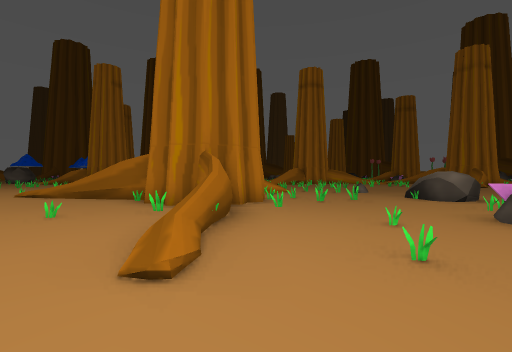
view 1 (above)

21 first-person views from a walk through a 3-D level made in the Godot game engine. The camera is 1.3 m above the floor, looks level and sees 85° across. The floor is counted in squares, 2 m on a side. Each view is taken from the middle of a square. On the plan, view 1 faces up. The plan holds only what a view shows up to about 9 squares ahead; the rest is blank. The place goes on beyond the plan. Flat picture figures and markers are not drawn. Characters and animated objects are left out. Some surface patterns are stand-ins.

view 2
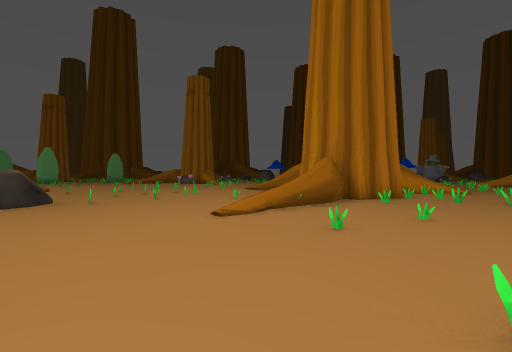

view 3
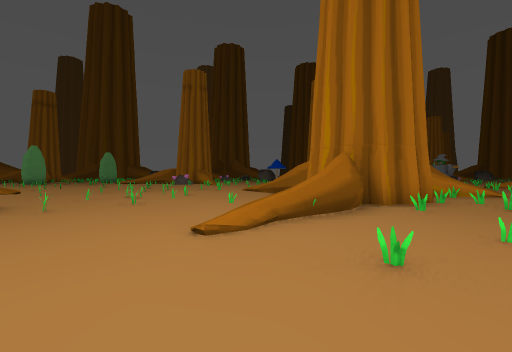

view 4
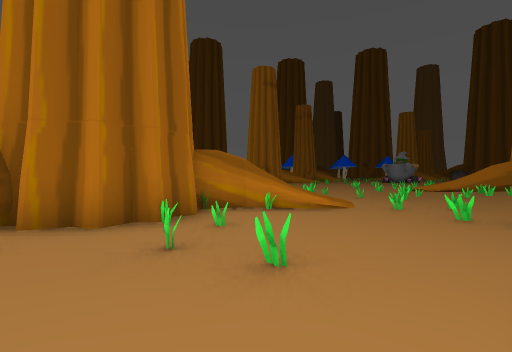

view 5
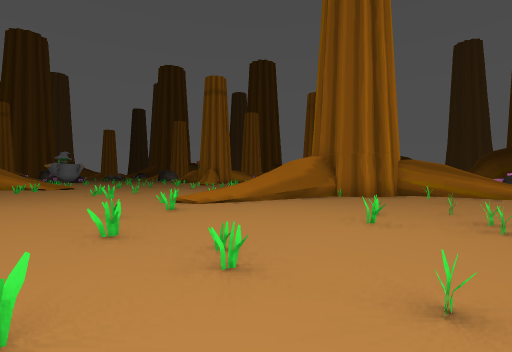

view 6
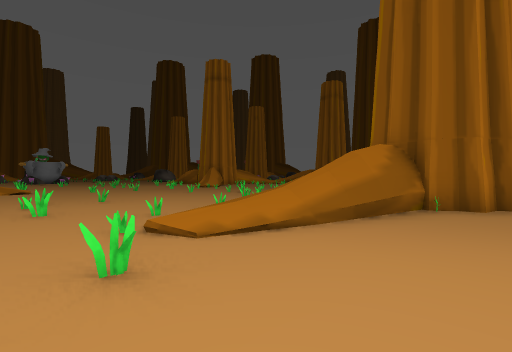

view 7
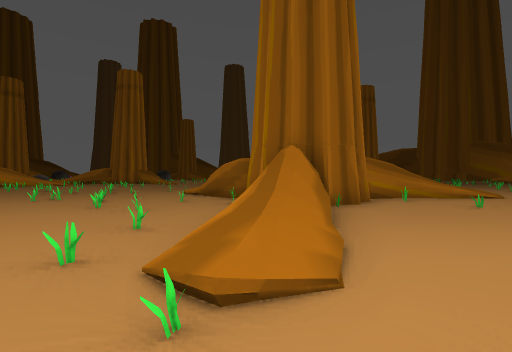

view 8
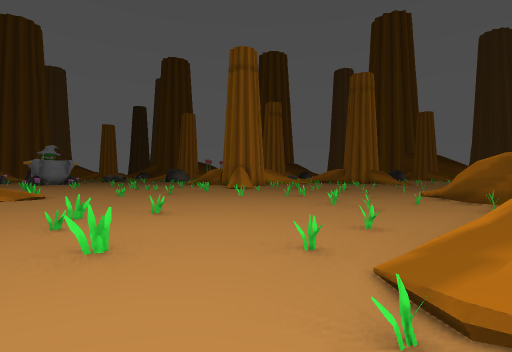

view 9
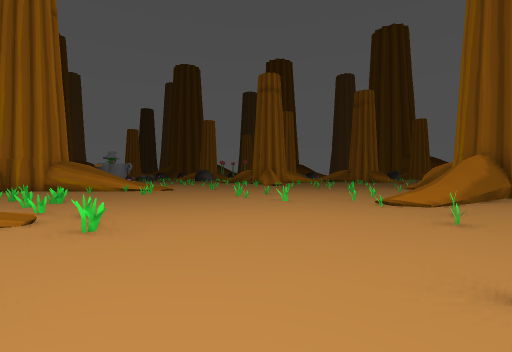

view 10
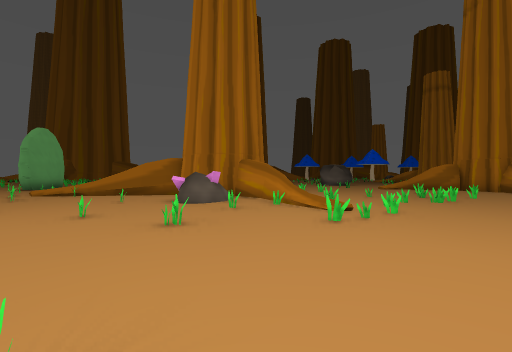

view 11
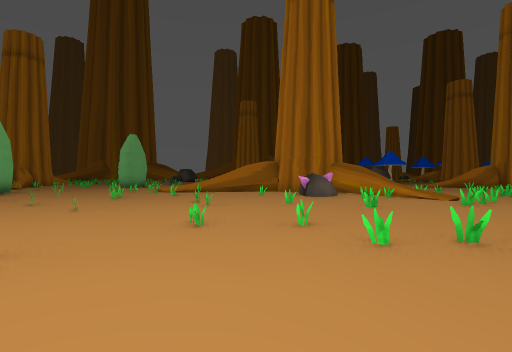

view 12
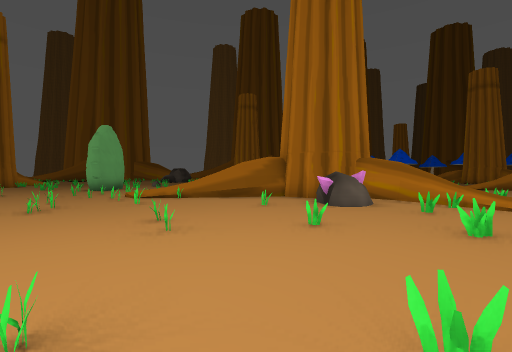

view 13
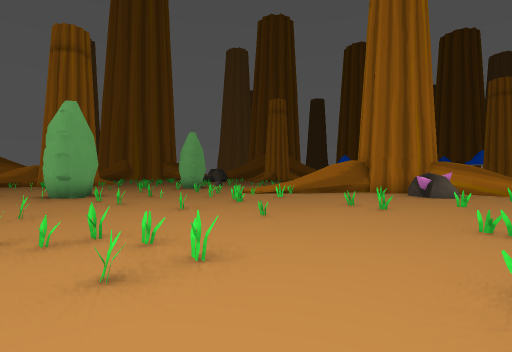

view 14
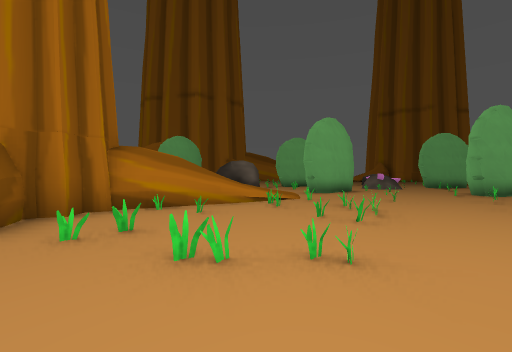

view 15
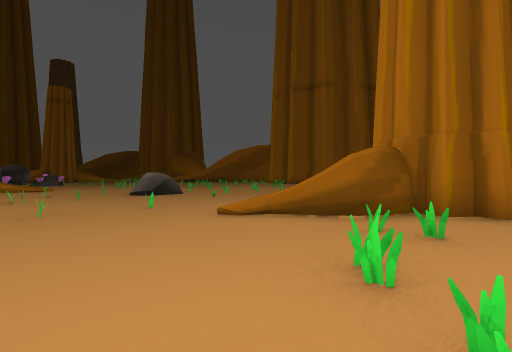

view 16
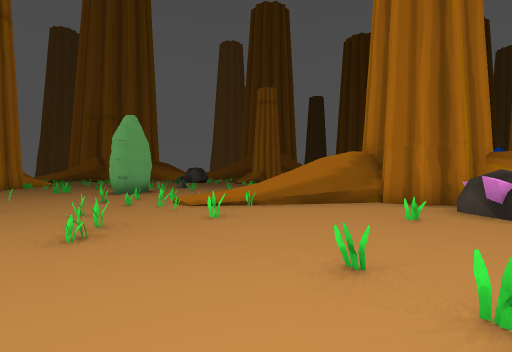

view 17
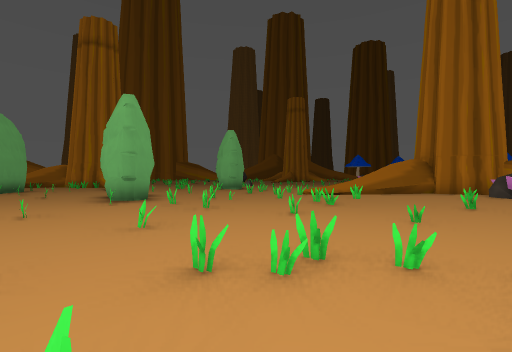

view 18
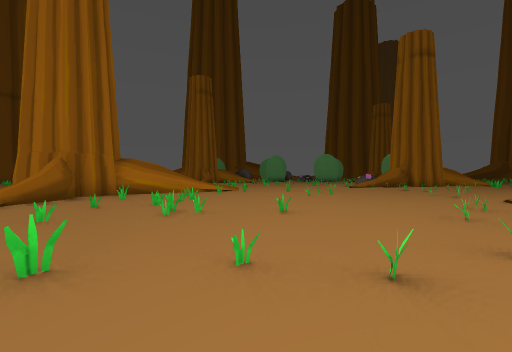

view 19
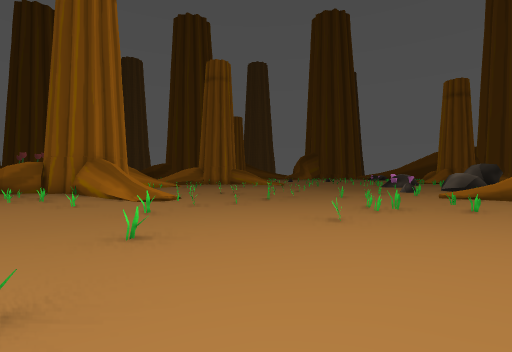

view 20
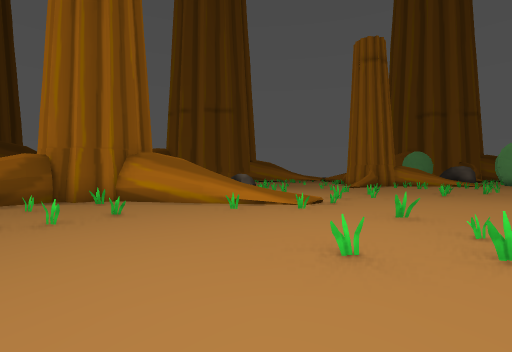

view 21
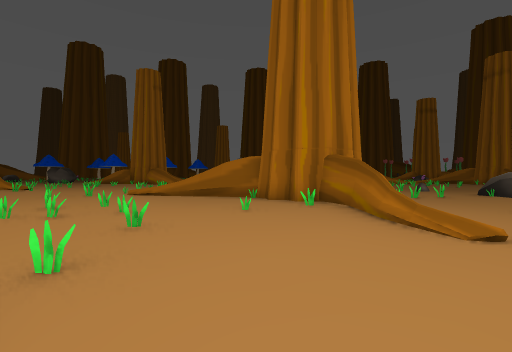

### Floor plan
Key: @ floor where view 1 was taken; # wall or solid block; x gap in a wall; . floor; / step, stairs or slope; = window, fence, low wall or low ledge; T tree; S stone.
Columns run from 28 left of view 1 to 4 right of it. Each row starts with its distance up from view 1.
 24                             .x.
 23                             .#.
 22                           ..###
 21                          ..#.//
 20                         ....//
 19                ..  //.....#.#/.
 18                .......#.#..#...
 17               .#... ............
 16              #.#.. ......#...#..
 15              ..#.................
 14              .......#........x=..
 13         T ####...........##....#.
 12        ####S.#x#....#.........#..
 11        #..#S...#..........#.##..
 10       /=.............#.....##....
  9   ..#//.......#......// ##T#.....
  8   ...##.....#.........#### ###...
  7 ..........#.....#........####.#..
  6 .. ....#.......#..........###....
  5    .#........#.......#....##....#
  4    .....#........#.........#..#.S
  3    ###.......#.....#.#x#...#....S
  2   ........##...............#.#..
  1   ...#.............#....#......#
  0   ...... ##....#= ....SS....@...
 -1        .x//##.T#  .... S....   .

Where each view was taken, in squares from view 1:
view 1: 0 up, 0 right, facing up
view 2: 1 down, 3 right, facing up-left
view 3: 0 up, 2 right, facing up-left
view 4: 6 up, 4 right, facing up-left
view 5: 3 up, 11 left, facing up-right
view 6: 6 up, 9 left, facing up-right
view 7: 9 up, 9 left, facing right
view 8: 9 up, 9 left, facing up-right
view 9: 7 up, 14 left, facing up-right
view 10: 7 up, 11 left, facing up-left
view 11: 3 up, 12 left, facing up-left
view 12: 5 up, 14 left, facing up-left
view 13: 1 up, 15 left, facing up-left
view 14: 4 up, 13 left, facing down-left
view 15: 4 up, 15 left, facing down-right
view 16: 5 up, 17 left, facing up-left
view 17: 0 up, 17 left, facing up-left
view 18: 19 up, 1 right, facing down-left
view 19: 17 up, 7 left, facing right
view 20: 16 up, 6 left, facing down
view 21: 1 down, 3 left, facing up
